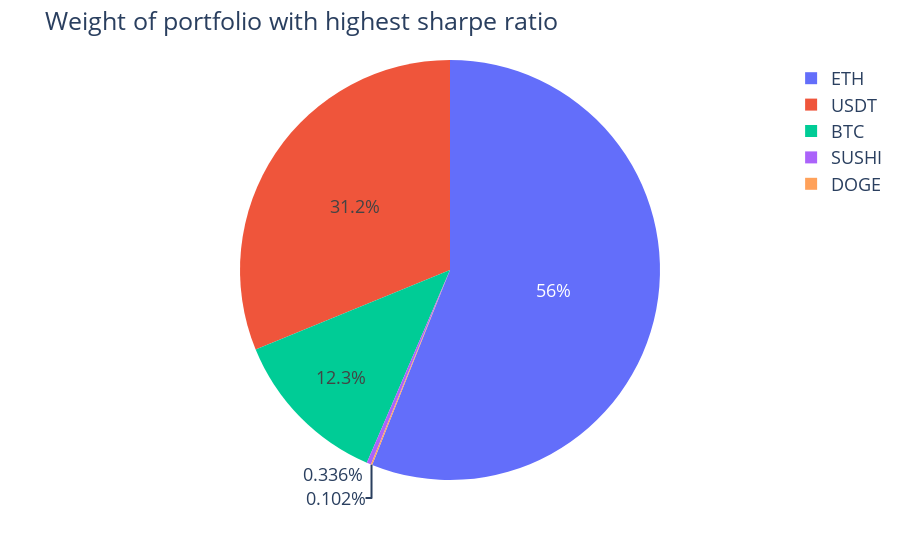

Here is the notebook cell this chart was saved with:
### Code cell
fig=px.pie(data_frame=optimal_weight_df,names='ticker',values='weight')
fig.update_layout(
    title='Weight of portfolio with highest sharpe ratio',
    font=dict(size=18 ))

### Figure 1 — Plotly figure (JSON) as saved in the notebook; plotly's stock layout.template omitted (floating-point values rounded to 4 significant figures)
{"data": [{"domain": {"x": [0, 1], "y": [0, 1]}, "hovertemplate": "ticker=%{label}<br>weight=%{value}<extra></extra>", "labels": ["ETH", "BTC", "DOGE", "USDT", "SUSHI"], "legendgroup": "", "name": "", "showlegend": true, "type": "pie", "values": [0.5605, 0.1233, 0.001016, 0.3118, 0.003357]}], "layout": {"font": {"size": 18}, "legend": {"tracegroupgap": 0}, "margin": {"t": 60}, "title": {"text": "Weight of portfolio with highest sharpe ratio"}}}
